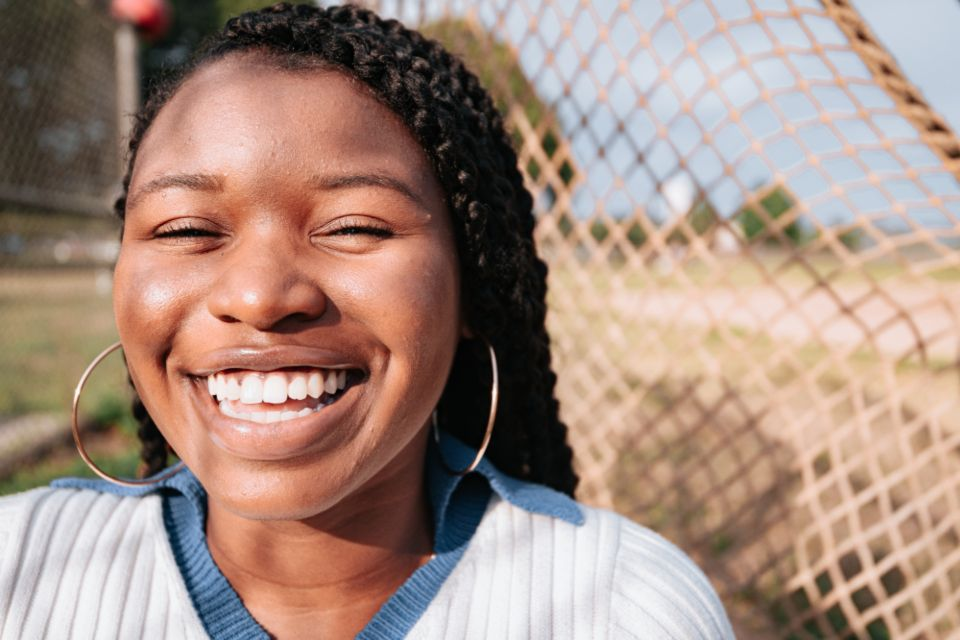
#> input picture image/happy.jpg, 960 x 640 px
$ python -i segmentation.py   (imports and definitions only)
#> lines starting #> are read from the running program, lines starting #| are printed output that depends on the picture; after the words box and inside, x2 and y2 are one past the last pixel; in counts of white or black regions, pixels touching at a corner belong together
#> further down, picture is the input picture: shape (640, 960, 3); mean B, G, R 128.7, 140.8, 165.4
import cv2
import numpy as np
from utils.image_io import resize_with_alpha

# Background Removal Functions
# [43 lines left out: functions remove_background_grabcut, remove_background_simple, not called in this run]

def remove_background_edge(image):
    if image is None:
        return None

    # Convert to grayscale
    gray = cv2.cvtColor(image, cv2.COLOR_BGR2GRAY)
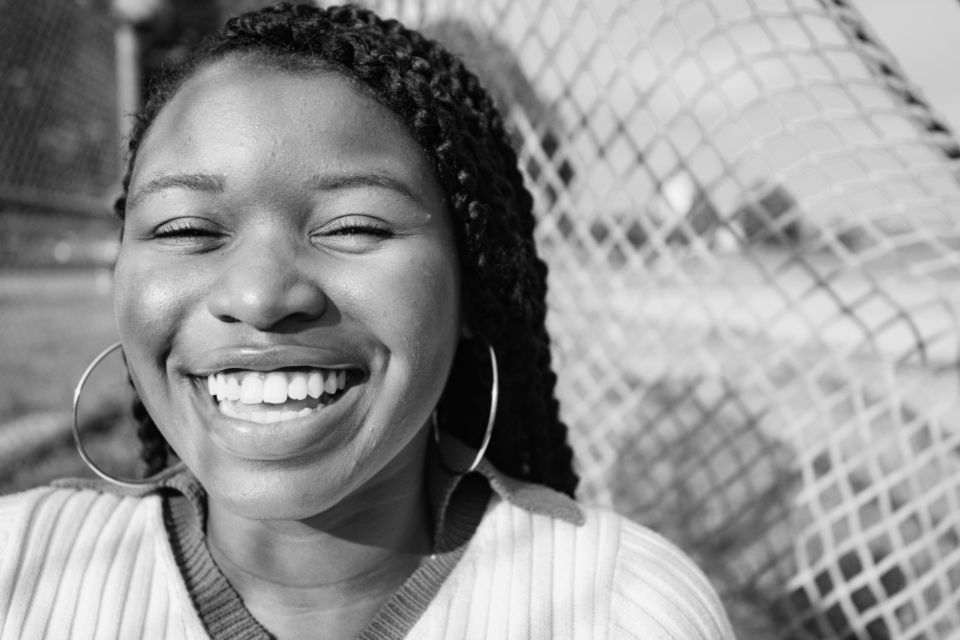
#> gray: shape (640, 960); min 0, max 250, mean 146.7

    # Apply Gaussian blur to reduce noise
    blurred = cv2.GaussianBlur(gray, (5, 5), 0)
    edges = cv2.Canny(blurred, 30, 100)
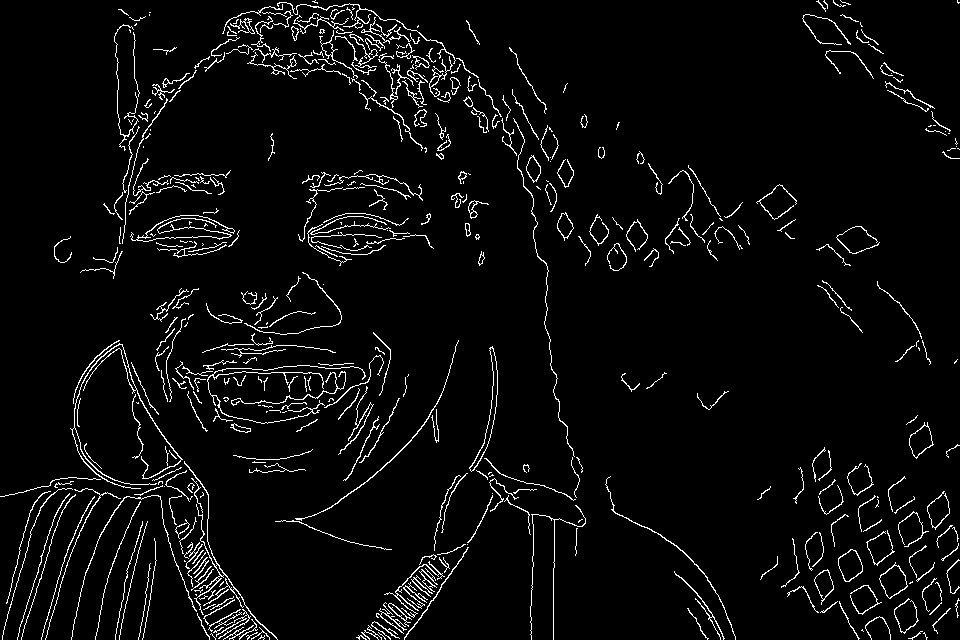
#> edges: shape (640, 960); 4.3% white in thin lines or dots
    kernel = np.ones((3, 3), np.uint8)
    dilated = cv2.dilate(edges, kernel, iterations=2)
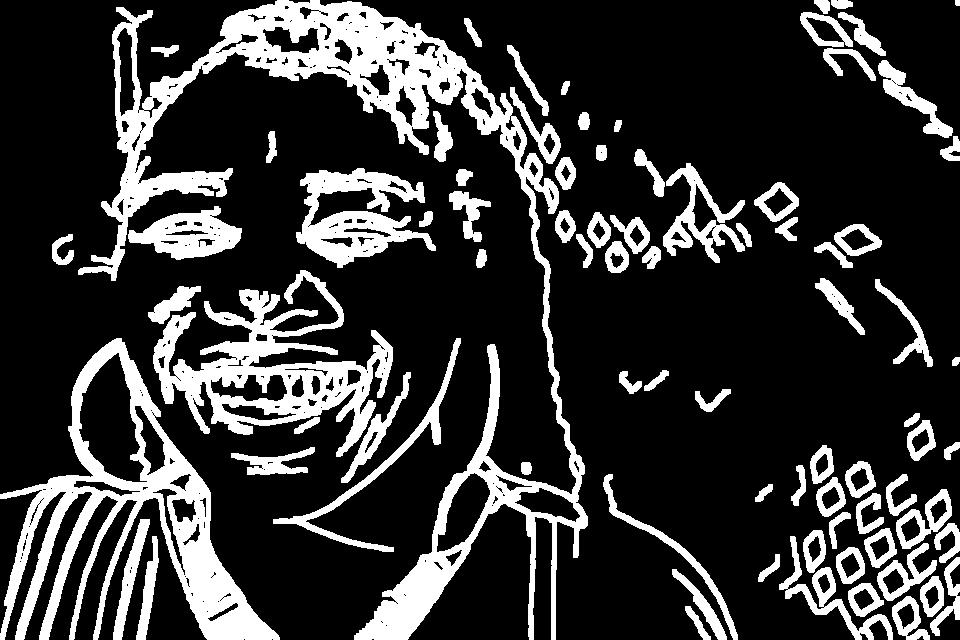
#> dilated: shape (640, 960); 21.1% white; 82 white regions

    contours, _ = cv2.findContours(dilated, cv2.RETR_EXTERNAL, cv2.CHAIN_APPROX_SIMPLE)
#> contours = 82 contours, 1 with area under 20; largest, box (x1, y1, x2, y2) and area: (78, 0, 588, 640) 45862, (0, 338, 280, 640) 27656, (153, 270, 393, 457) 16706, (296, 168, 436, 268) 6638, (128, 206, 242, 260) 3454
    mask = np.zeros_like(gray)

    # Fill largest contour
    if contours:
        largest_contour = max(contours, key=cv2.contourArea)
#> largest_contour = contour of 1880 points, box (x1, y1, x2, y2) (78, 0, 588, 640), area 45862
        cv2.drawContours(mask, [largest_contour], -1, 255, -1)
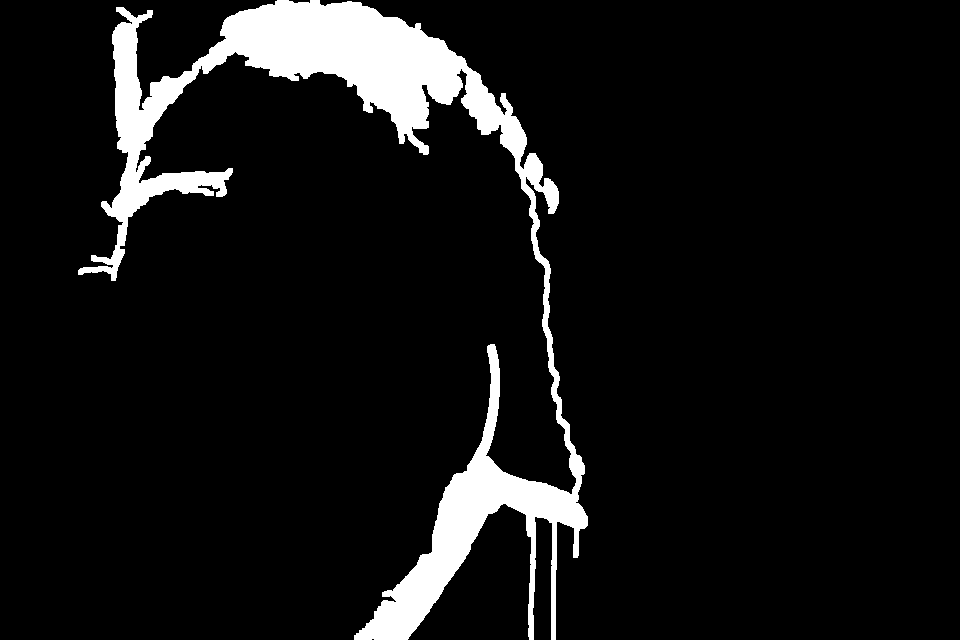
#> mask: shape (640, 960); 7.8% white; 1 white region, box (x1, y1, x2, y2) and area: (78, 0, 588, 640) 48175

    # Apply morphological operations to clean mask
    mask = cv2.morphologyEx(mask, cv2.MORPH_CLOSE, kernel)
#> mask: shape (640, 960); 7.9% white; 1 white region, box (x1, y1, x2, y2) and area: (78, 0, 588, 640) 48433
    mask = cv2.morphologyEx(mask, cv2.MORPH_OPEN, kernel)
#> mask: shape (640, 960); 7.9% white; 1 white region, box (x1, y1, x2, y2) and area: (78, 0, 588, 640) 48431
    b, g, r = cv2.split(image)
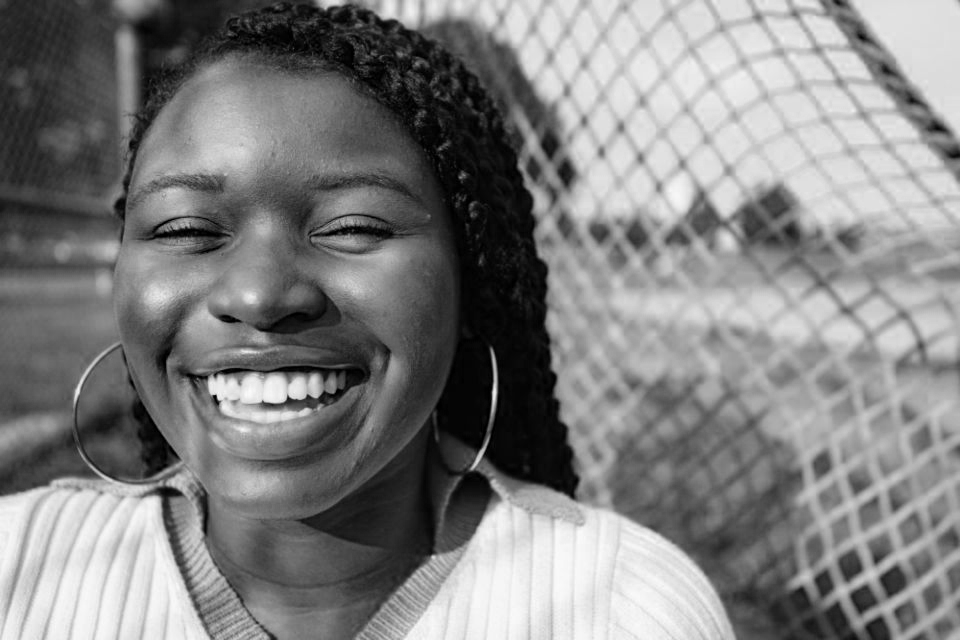
#> b: shape (640, 960); min 0, max 251, mean 128.7
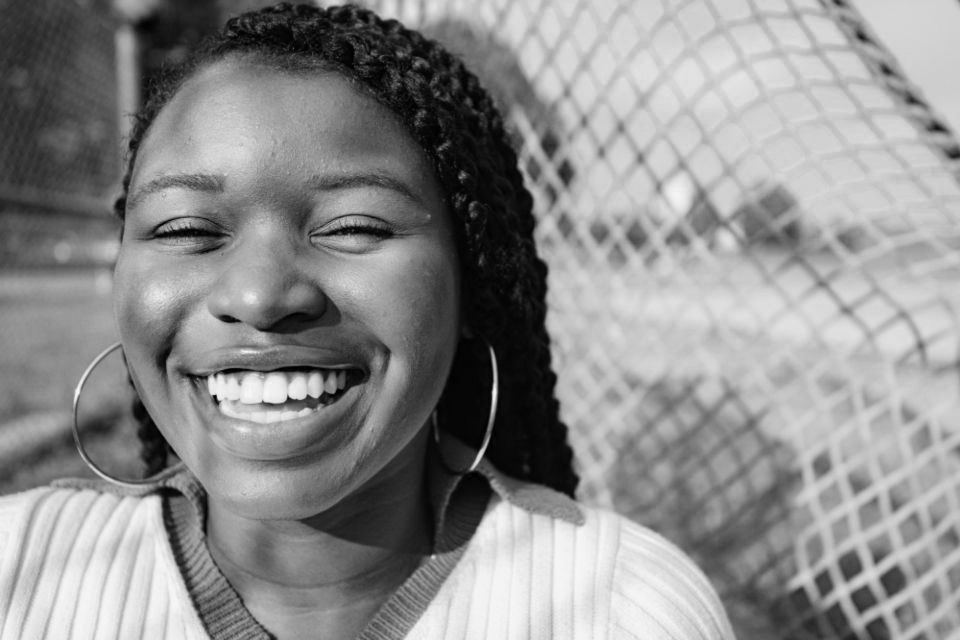
#> g: shape (640, 960); min 0, max 250, mean 140.8
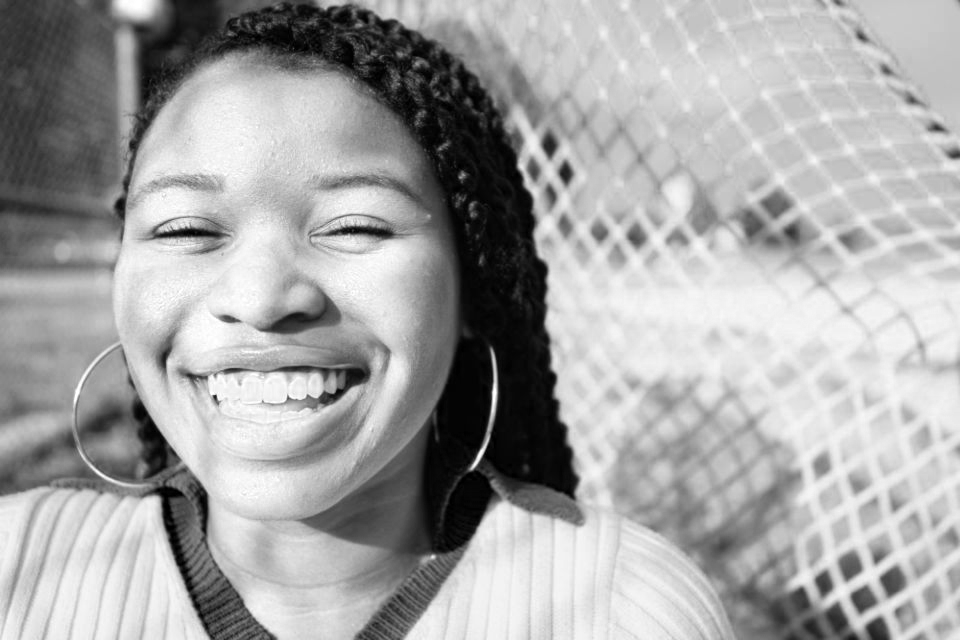
#> r: shape (640, 960); min 0, max 255, mean 165.4
    rgba = cv2.merge((b, g, r, mask))

    return rgba

# Resizing Functions
def resize_image(image, width=None, height=None):
    return resize_with_alpha(image, width, height)

# [70 lines left out: functions resize_to_preset, show_binary_mask, get_binary_mask, not called in this run]

>>> import cv2
>>> picture = cv2.imread('../image/happy.jpg')
>>> result = remove_background_edge(picture)
